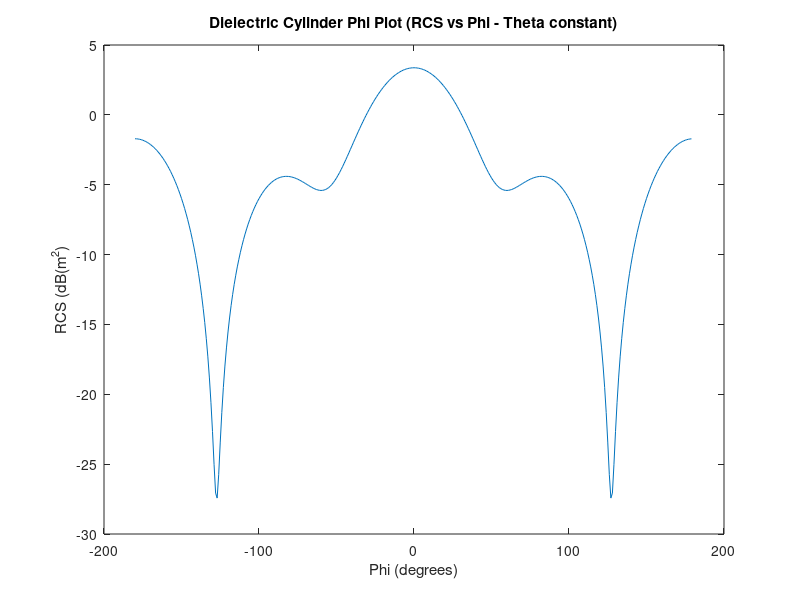

Recreate this plot in MATLAB.
% Loading the data from the txt file
data = load('DielectricCylinderPhiPlot.txt');

% Extracting the x and y coordinates from data
x = data(:,2);
y = data(:,3);

% Creating a new figure
figure;

% Plotting the data
plot(x, y);

% Setting labels
xlabel('Phi (degrees)');
ylabel('RCS (dB(m^2)');

% Chart Title
title('Dielectric Cylinder Phi Plot (RCS vs Phi - Theta constant)');

